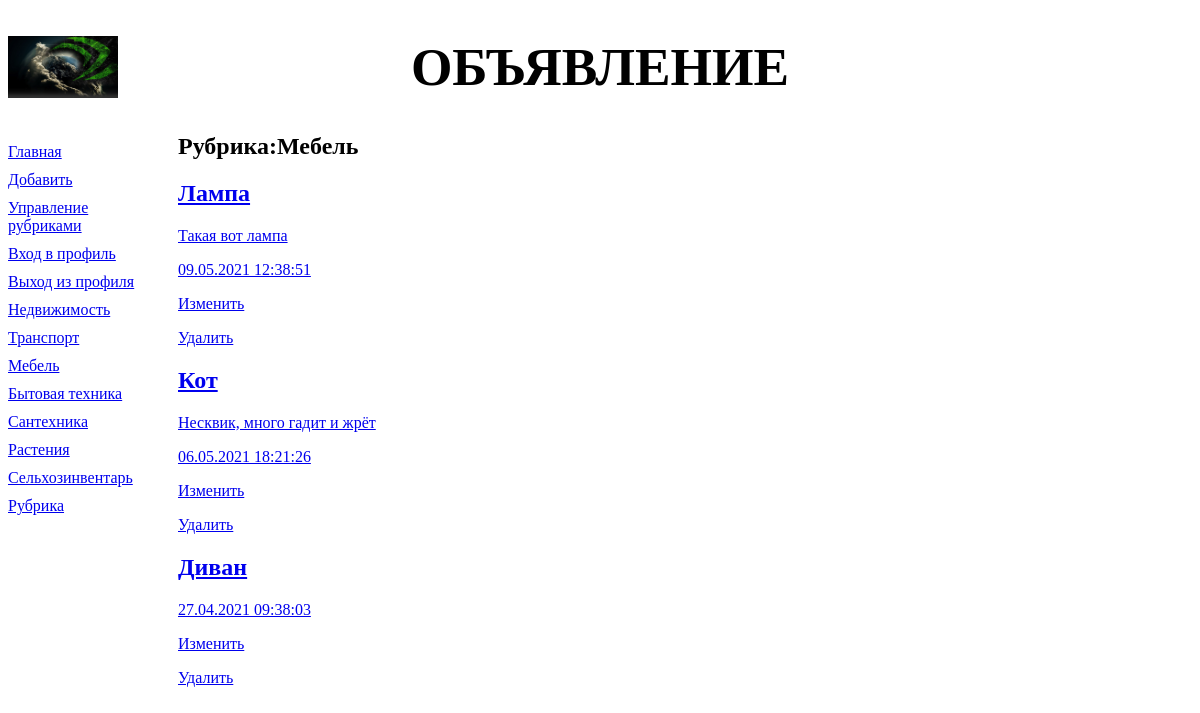
The page /bboard/5/ on the database as committed earlier.
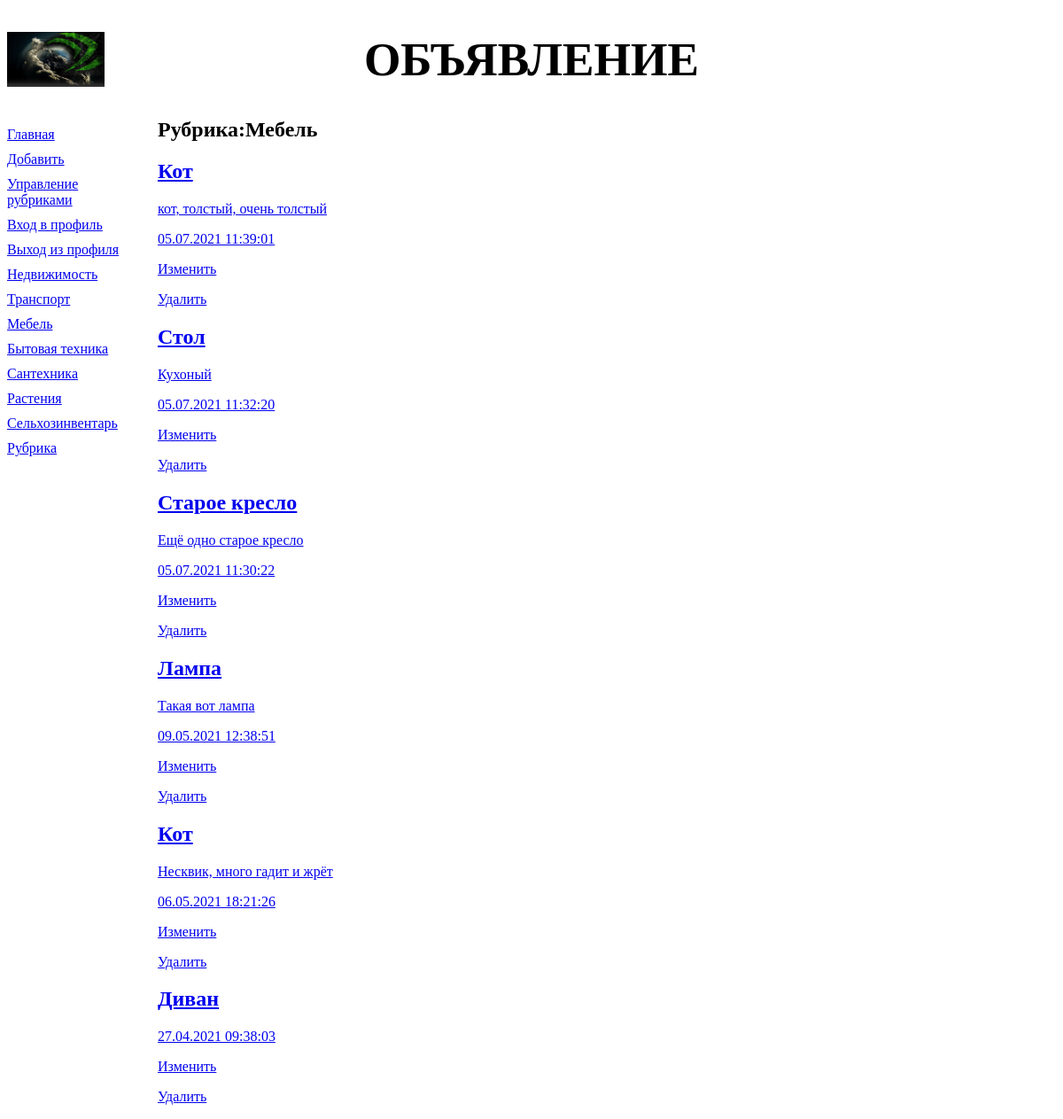
The same page on the database as committed later.
### bboard/models.py (models this page shows, shortened)
class Rubric(models.Model):
    name = models.CharField(max_length=20, db_index=True, verbose_name='Название')
    order = models.SmallIntegerField(default=0, db_index=True)
    objects = RubricManager()
    class Meta:
        verbose_name_plural = 'Рубрики'
        verbose_name = 'Рубрика'
        ordering = ['order', 'name']

class Bb(models.Model):
    title = models.CharField(max_length=50, verbose_name='Товар')
    content = models.TextField(null=True, blank=True, verbose_name='Описание')
    price = models.FloatField(null=True, blank=True, verbose_name='Цена')
    published = models.DateTimeField(auto_now_add=True, db_index=True, verbose_name='Опубликованно')
    rubric = models.ForeignKey('Rubric', null=True, on_delete=models.PROTECT, verbose_name='Рубрика')
    objects = models.Manager()
    revers = BbManager()
    def title_and_price(self):
        if self.price:
            return '%s (%.2f)' % (self.title, self.price)
        else:
            return self.title
    title_and_price.short_description = 'Название и цена'
    class Meta:
        verbose_name_plural = 'Объявления'
        verbose_name = 'Объявление'
        ordering = ['-published']

### bboard/views.py (the view)
class BbByRubricView(SingleObjectMixin,ListView):
    template_name = 'bboard/by_rubric.html'
    pk_url_kwarg = 'rubric_id'
    def get(self, request, *args, **kwargs):
        self.object = self.get_object(queryset = Rubric.objects.all())
        return super().get(request, *args, **kwargs)
    def get_context_data(self, **kwargs):
        context = super().get_context_data(**kwargs)
        context['current_rubric'] = self.object
        context['rubrics'] = Rubric.objects.all()
        context['bbs'] = context['object_list']
        return context
    def get_queryset(self):
        return self.object.bb_set.all()

### bboard/models.py (called while the page is built)
    def get_queryset(self):
        return RubricQuerySet(self.model, using=self._db)

### bboard/templates/bboard/by_rubric.html (shortened to what this page needs)
{% extends "layout/basic.html" %}
{% block content %}
<h2>Рубрика:{{ current_rubric.name }}</h2>
{% for bb in bbs %}
<div>
	<h2><a href="{% url 'detail' pk=bb.pk %}">{{ bb.title }}</h2>
	<p>{{ bb.content }}</p>
	<p>{{ bb.published|date:"d.m.Y H:i:s" }}</p>
	<p><a href="{% url 'bb_form' pk=bb.pk %}">Изменить</a></p>
	<p><a href="{% url 'bb_confirm_delete' pk=bb.pk %}">Удалить</a></p>
</div>
{% endfor %}
{% endblock %}

### bboard/templates/layout/basic.html (shortened to what this page needs)
{% load static %}
<!DOCTYPE html>
<html>
	<head>
		<link rel="stylesheet" type="text/css" href="{% static 'bboard/style.css' %}">
	</head>
	<body>
		<header>
			<h1>Объявление</h1>
		</header>
		<nav>
			<a href="{% url 'index' %}">Главная</a>
			<a href="{% url 'add' %}">Добавить</a>
			<a href="{% url 'rubrics' %}">Управление рубриками</a>
			<a href="{% url 'login' %}">Вход в профиль</a>
			<a href="{% url 'logout' %}">Выход из профиля</a>
			{% for rubric in rubrics %}
			<a href="{% url 'by_rubric' rubric.pk %}">{{ rubric.name }}</a>
			{% endfor %}
		</nav>
		<section>
		{% block content %}
		{% endblock %}
		</section>
	</body>
</html>

### bboard/static/bboard/style.css (style rules this page uses)
header h1 { font-size: 40pt; text-transform : uppercase; text-align: center; background: url("bg.jpg") left / auto 100% no-repeat; }
nav { font-size: : 16pt; width: 150px; float: left; }
nav a { display: block; margin: 10px 0px; }
section { margin-left: 170px; }

Rows that differ between the two databases and show on the page:
added Bb: title "Кот", content "кот, толстый, очень толстый", published "05.07.2021 11:39:01"
added Bb: title "Стол", content "Кухоный", published "05.07.2021 11:32:20"
added Bb: title "Старое кресло", content "Ещё одно старое кресло", published "05.07.2021 11:30:22"
